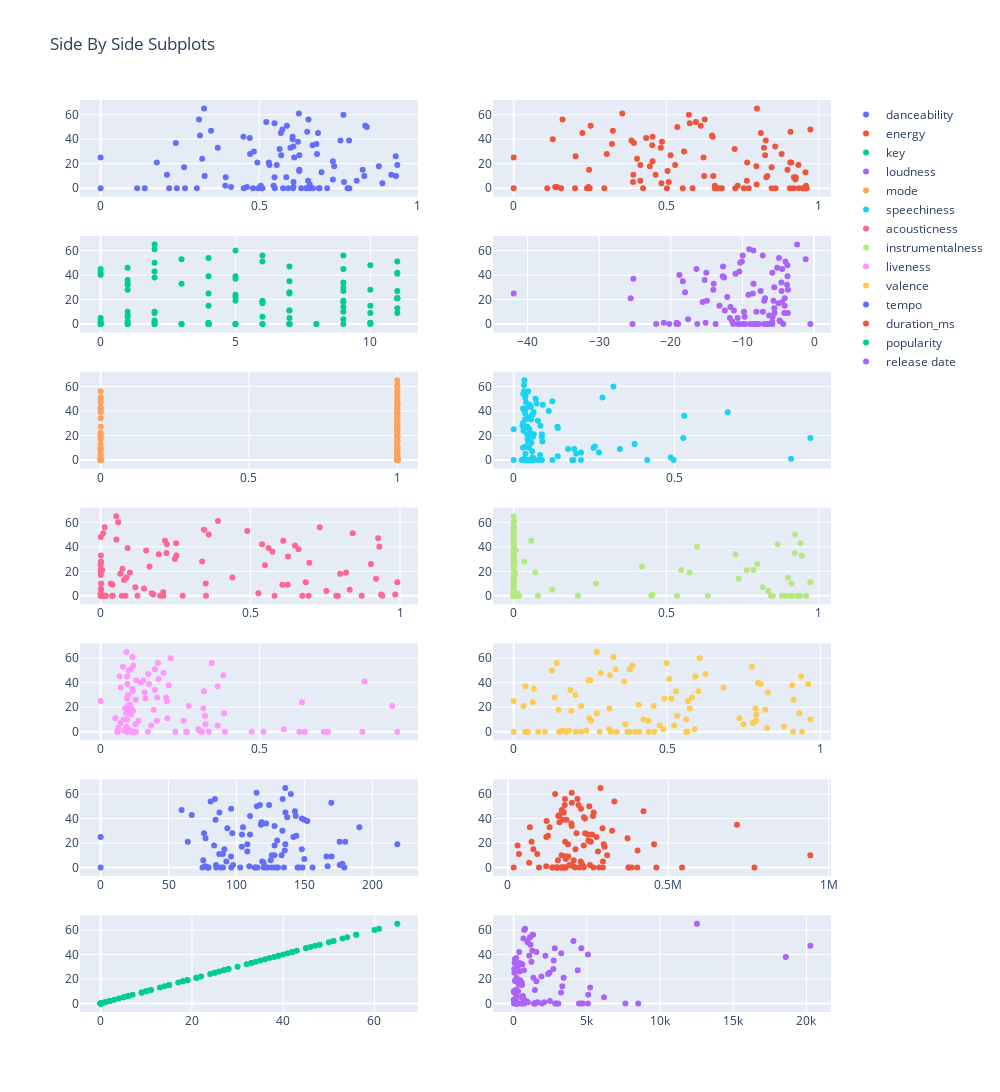

Source (notebook cell):
### Code cell
from plotly.subplots import make_subplots
import plotly.graph_objects as go

fig = make_subplots(rows=7, cols=2)

df_samp = df.sample(100)
features = df.columns[6:]
counter = 0
for row in range(1,8):
    for col in range(1,3):
        
        fig.add_trace(
            go.Scatter(x=df_samp[features[counter]], y=df_samp["popularity"], mode="markers", name =features[counter]),
        row=row, col=col
        )
        counter+=1


# fig.add_trace(
#     go.Scatter(x=[20, 30, 40], y=[50, 60, 70]),
#     row=1, col=2
# )

fig.update_layout(height=3000, width=1000
                  , title_text="Side By Side Subplots")
fig.show()
